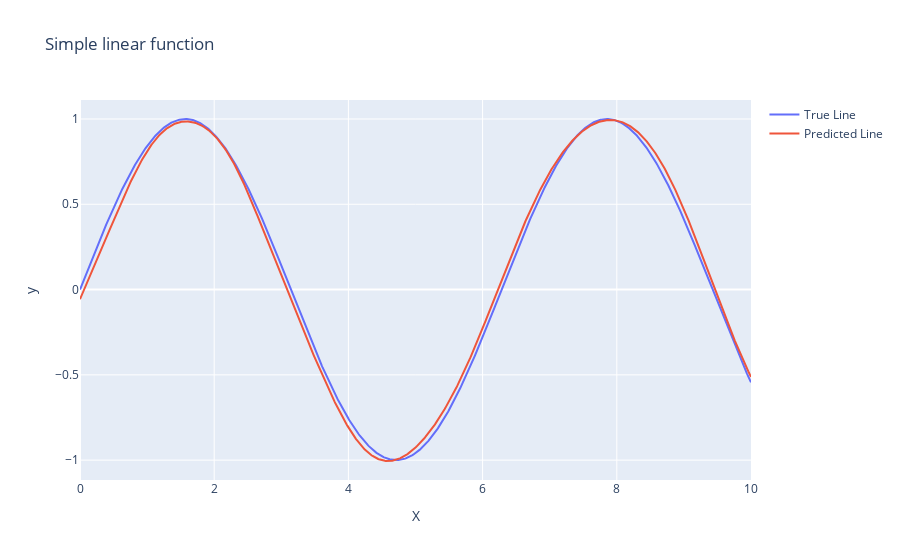

Write notebook code for a chart like this one.
### Code cell
X_test = np.linspace(0, 10, 1000).reshape((1000, 1))
y_test = np.sin(X_test)
y_pred = network.predict(X_test / (2*np.pi))

fig = go.Figure()
fig.add_trace(go.Scatter(x=X_test.flatten(),
                         y=y_test.flatten(),
                         mode="lines",
                         name="True Line"))
fig.add_trace(go.Scatter(x=X_test.flatten(),
                         y=y_pred.flatten(),
                         mode="lines",
                         name="Predicted Line"))
fig.update_layout(
    title="Simple linear function",
    xaxis_title="X",
    yaxis_title="y"
)
fig.show()

### Figure 1 — Plotly figure (JSON) as saved in the notebook; plotly's stock layout.template omitted (floating-point values rounded to 4 significant figures; data arrays with more than 128 entries replaced by an {"elided": "..."} marker saying what was removed)
{"data": [{"mode": "lines", "name": "True Line", "type": "scatter", "x": {"elided": "1000 float values"}, "y": {"elided": "1000 float values"}}, {"mode": "lines", "name": "Predicted Line", "type": "scatter", "x": {"elided": "1000 float values"}, "y": {"elided": "1000 float values"}}], "layout": {"title": {"text": "Simple linear function"}, "xaxis": {"title": {"text": "X"}}, "yaxis": {"title": {"text": "y"}}}}
